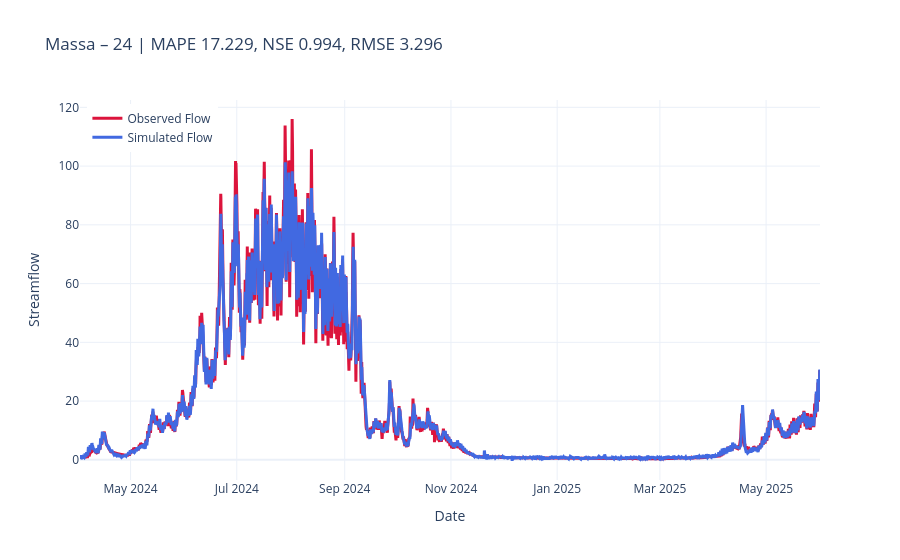
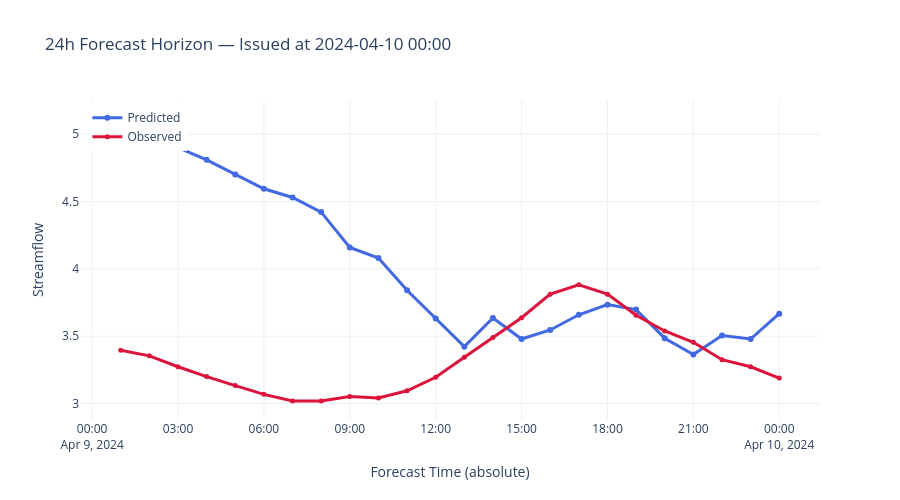

These figures' notebook cell, in order:
### Code cell
from custom.functions.Plot import plot_forecast_24h, plot_forecast_horizon_24h,plot_forecast_horizon_series

xr_ds = results['massa']["1h"]["xr"]
title24 = f"Massa – {cfg.predict_last_n} | MAPE {results['massa']['1h']['MAPE']:.3f}, NSE {results['massa']['1h']['NSE']:.3f}, RMSE {results['massa']['1h']['MSE']:.3f}"

# last forecast of the horizon vs obs
plot_forecast_24h(xr_ds, title=title24).show()
# All spaghetti forecasts
# plot_forecast_24h(xr_ds, mode="spaghetti").show()


# Example: visualize forecast issued on April 10, 2024, at midnight
plot_forecast_horizon_24h(
    xr_ds,
    issue_date="2024-04-10 00:00:00"
).show()

### Figure 1 — Plotly figure (JSON) as saved in the notebook; plotly's stock layout.template omitted (floating-point values rounded to 4 significant figures; data arrays with more than 128 entries replaced by an {"elided": "..."} marker saying what was removed)
{"data": [{"line": {"color": "crimson", "width": 3}, "mode": "lines", "name": "Observed Flow", "type": "scatter", "x": {"elided": "10201 str values"}, "y": {"elided": "10201 float values"}}, {"line": {"color": "royalblue", "width": 3}, "marker": {"size": 6}, "mode": "lines", "name": "Simulated Flow", "type": "scatter", "x": {"elided": "10201 str values"}, "y": {"elided": "10201 float values"}}], "layout": {"hovermode": "x unified", "legend": {"x": 0.01, "xanchor": "left", "y": 0.99, "yanchor": "top"}, "title": {"text": "Massa – 24 | MAPE 17.229, NSE 0.994, RMSE 3.296"}, "xaxis": {"title": {"text": "Date"}}, "yaxis": {"title": {"text": "Streamflow"}}}}

### Figure 2 — Plotly figure (JSON) as saved in the notebook; plotly's stock layout.template omitted (floating-point values rounded to 4 significant figures)
{"data": [{"line": {"color": "royalblue", "width": 3}, "marker": {"size": 6}, "mode": "lines+markers", "name": "Predicted", "type": "scatter", "x": ["2024-04-09T01:00:00.000000000", "2024-04-09T02:00:00.000000000", "2024-04-09T03:00:00.000000000", "2024-04-09T04:00:00.000000000", "2024-04-09T05:00:00.000000000", "2024-04-09T06:00:00.000000000", "2024-04-09T07:00:00.000000000", "2024-04-09T08:00:00.000000000", "2024-04-09T09:00:00.000000000", "2024-04-09T10:00:00.000000000", "2024-04-09T11:00:00.000000000", "2024-04-09T12:00:00.000000000", "2024-04-09T13:00:00.000000000", "2024-04-09T14:00:00.000000000", "2024-04-09T15:00:00.000000000", "2024-04-09T16:00:00.000000000", "2024-04-09T17:00:00.000000000", "2024-04-09T18:00:00.000000000", "2024-04-09T19:00:00.000000000", "2024-04-09T20:00:00.000000000", "2024-04-09T21:00:00.000000000", "2024-04-09T22:00:00.000000000", "2024-04-09T23:00:00.000000000", "2024-04-10T00:00:00.000000000"], "y": [5.108, 4.993, 4.9, 4.81, 4.701, 4.595, 4.53, 4.422, 4.159, 4.08, 3.841, 3.631, 3.422, 3.635, 3.479, 3.546, 3.659, 3.734, 3.697, 3.485, 3.363, 3.505, 3.479, 3.666]}, {"line": {"color": "crimson", "width": 3}, "marker": {"size": 5}, "mode": "lines+markers", "name": "Observed", "type": "scatter", "x": ["2024-04-09T01:00:00.000000000", "2024-04-09T02:00:00.000000000", "2024-04-09T03:00:00.000000000", "2024-04-09T04:00:00.000000000", "2024-04-09T05:00:00.000000000", "2024-04-09T06:00:00.000000000", "2024-04-09T07:00:00.000000000", "2024-04-09T08:00:00.000000000", "2024-04-09T09:00:00.000000000", "2024-04-09T10:00:00.000000000", "2024-04-09T11:00:00.000000000", "2024-04-09T12:00:00.000000000", "2024-04-09T13:00:00.000000000", "2024-04-09T14:00:00.000000000", "2024-04-09T15:00:00.000000000", "2024-04-09T16:00:00.000000000", "2024-04-09T17:00:00.000000000", "2024-04-09T18:00:00.000000000", "2024-04-09T19:00:00.000000000", "2024-04-09T20:00:00.000000000", "2024-04-09T21:00:00.000000000", "2024-04-09T22:00:00.000000000", "2024-04-09T23:00:00.000000000", "2024-04-10T00:00:00.000000000"], "y": [3.395, 3.354, 3.273, 3.2, 3.132, 3.068, 3.019, 3.019, 3.051, 3.04, 3.094, 3.194, 3.343, 3.49, 3.637, 3.812, 3.882, 3.812, 3.655, 3.538, 3.454, 3.325, 3.273, 3.188]}], "layout": {"height": 500, "hovermode": "x unified", "legend": {"x": 0.01, "xanchor": "left", "y": 0.99, "yanchor": "top"}, "title": {"text": "24h Forecast Horizon — Issued at 2024-04-10 00:00"}, "xaxis": {"title": {"text": "Forecast Time (absolute)"}}, "yaxis": {"title": {"text": "Streamflow"}}}}
